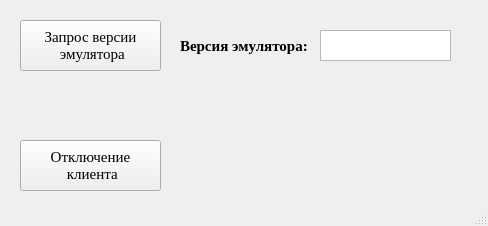
<?xml version="1.0" encoding="UTF-8"?>
<ui version="4.0">
 <class>MainWindow</class>
 <widget class="QMainWindow" name="MainWindow">
  <property name="geometry">
   <rect>
    <x>0</x>
    <y>0</y>
    <width>488</width>
    <height>226</height>
   </rect>
  </property>
  <property name="windowTitle">
   <string>MainWindow</string>
  </property>
  <widget class="QWidget" name="centralwidget">
   <widget class="QPushButton" name="pushButton_2">
    <property name="geometry">
     <rect>
      <x>20</x>
      <y>20</y>
      <width>141</width>
      <height>51</height>
     </rect>
    </property>
    <property name="font">
     <font>
      <family>Times New Roman</family>
      <pointsize>11</pointsize>
     </font>
    </property>
    <property name="text">
     <string>Запрос версии
 эмулятора</string>
    </property>
   </widget>
   <widget class="QPushButton" name="pushButton">
    <property name="geometry">
     <rect>
      <x>20</x>
      <y>140</y>
      <width>141</width>
      <height>51</height>
     </rect>
    </property>
    <property name="font">
     <font>
      <family>Times New Roman</family>
      <pointsize>11</pointsize>
     </font>
    </property>
    <property name="text">
     <string>Отключение
 клиента</string>
    </property>
   </widget>
   <widget class="QLabel" name="label">
    <property name="geometry">
     <rect>
      <x>180</x>
      <y>30</y>
      <width>141</width>
      <height>31</height>
     </rect>
    </property>
    <property name="font">
     <font>
      <family>Times New Roman</family>
      <pointsize>11</pointsize>
      <weight>75</weight>
      <bold>true</bold>
     </font>
    </property>
    <property name="text">
     <string>Версия эмулятора:</string>
    </property>
   </widget>
   <widget class="QTextEdit" name="textEdit">
    <property name="geometry">
     <rect>
      <x>320</x>
      <y>30</y>
      <width>131</width>
      <height>31</height>
     </rect>
    </property>
    <property name="font">
     <font>
      <family>Times New Roman</family>
      <pointsize>10</pointsize>
     </font>
    </property>
    <property name="layoutDirection">
     <enum>Qt::LeftToRight</enum>
    </property>
    <property name="html">
     <string>&lt;!DOCTYPE HTML PUBLIC &quot;-//W3C//DTD HTML 4.0//EN&quot; &quot;http://www.w3.org/TR/REC-html40/strict.dtd&quot;&gt;
&lt;html&gt;&lt;head&gt;&lt;meta name=&quot;qrichtext&quot; content=&quot;1&quot; /&gt;&lt;style type=&quot;text/css&quot;&gt;
p, li { white-space: pre-wrap; }
&lt;/style&gt;&lt;/head&gt;&lt;body style=&quot; font-family:'Times New Roman'; font-size:10pt; font-weight:400; font-style:normal;&quot;&gt;
&lt;p style=&quot;-qt-paragraph-type:empty; margin-top:0px; margin-bottom:0px; margin-left:0px; margin-right:0px; -qt-block-indent:0; text-indent:0px; font-family:'MS Shell Dlg 2'; font-size:8.25pt;&quot;&gt;&lt;br /&gt;&lt;/p&gt;&lt;/body&gt;&lt;/html&gt;</string>
    </property>
   </widget>
  </widget>
  <widget class="QStatusBar" name="statusbar"/>
 </widget>
 <resources/>
 <connections/>
</ui>
